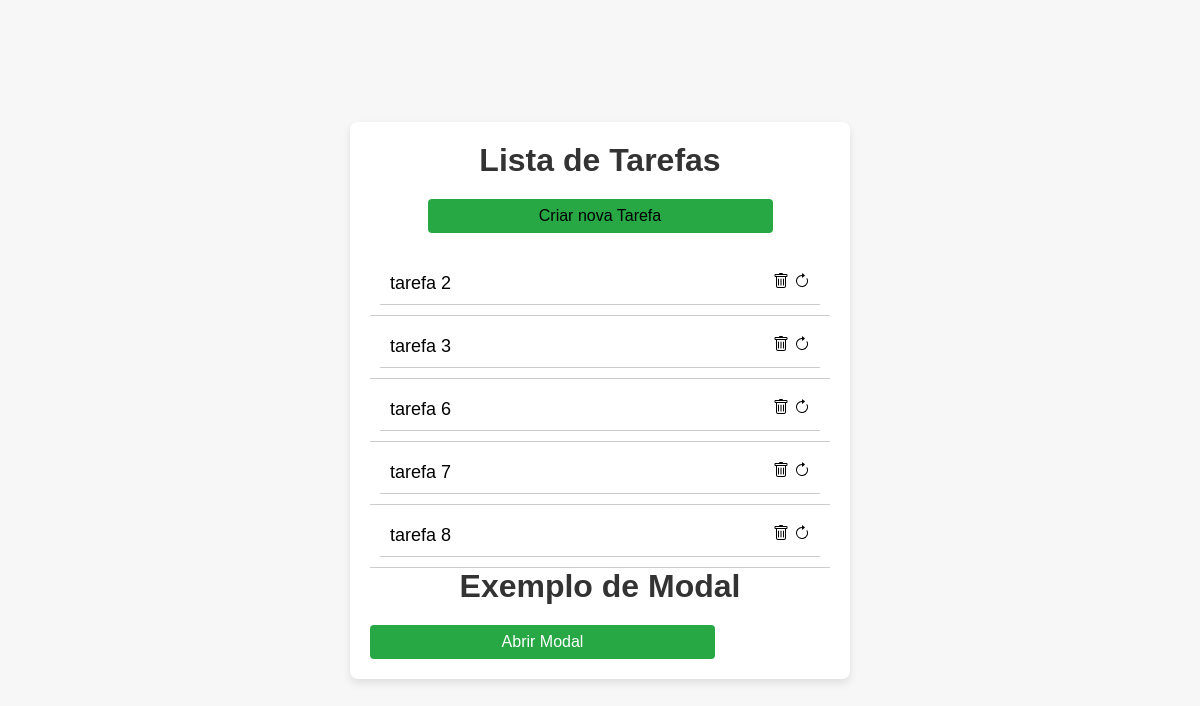
The page / on the database its author committed.
### tasks/models.py (models this page shows, shortened)
class Task(models.Model):
    title = models.CharField(max_length=200)
    completed = models.BooleanField(default=False)

### tasks/views.py (the view)
# urls.py: path('', task_list, name='task_list'),
def task_list(request):
  tasks = Task.objects.all()
  return render(request, 'tasks/task_list.html', {'tasks': tasks})

### templates/tasks/task_list.html (shortened to what this page needs)
{% load static %}
<!DOCTYPE html>
<html lang="pt-br">
  <head>
    <link rel="stylesheet" href="{% static 'css/main.css' %}" />
  </head>
  <body>
    <div class="todo-container">
      <h1>Lista de Tarefas</h1>
      <div class="input-container">
        <button id="add-task-btn" ><a href="http://localhost:8000/create"> Criar nova Tarefa</a></button>
      </div>
      <ul id="todo-list">
        {% for task in tasks %}
        <li id = "task_card" >
          {% if task.completed == True%}
          <div class="task task_completed">
            <span>{{ task.title }} </span>
            <div class="button">
              <a href="http://127.0.0.1:8000/delete/{{task.id}}">
                <svg xmlns="http://www.w3.org/2000/svg" width="16" height="16" fill="currentColor" class="bi bi-trash" viewBox="0 0 16 16">
                  <path d="M5.5 5.5A.5.5 0 0 1 6 6v6a.5.5 0 0 1-1 0V6a.5.5 0 0 1 .5-.5m2.5 0a.5.5 0 0 1 .5.5v6a.5.5 0 0 1-1 0V6a.5.5 0 0 1 .5-.5m3 .5a.5.5 0 0 0-1 0v6a.5.5 0 0 0 1 0z"/>
                  <path d="M14.5 3a1 1 0 0 1-1 1H13v9a2 2 0 0 1-2 2H5a2 2 0 0 1-2-2V4h-.5a1 1 0 0 1-1-1V2a1 1 0 0 1 1-1H6a1 1 0 0 1 1-1h2a1 1 0 0 1 1 1h3.5a1 1 0 0 1 1 1zM4.118 4 4 4.059V13a1 1 0 0 0 1 1h6a1 1 0 0 0 1-1V4.059L11.882 4zM2.5 3h11V2h-11z"/>
                </svg>
              </a>
              <a href="http://127.0.0.1:8000/update/{{task.id}}">
                <svg xmlns="http://www.w3.org/2000/svg" width="16" height="16" fill="currentColor" class="bi bi-arrow-clockwise" viewBox="0 0 16 16">
                  <path fill-rule="evenodd" d="M8 3a5 5 0 1 0 4.546 2.914.5.5 0 0 1 .908-.417A6 6 0 1 1 8 2z"/>
                  <path d="M8 4.466V.534a.25.25 0 0 1 .41-.192l2.36 1.966c.12.1.12.284 0 .384L8.41 4.658A.25.25 0 0 1 8 4.466"/>
                </svg>
              </a>
            </div>
          </div>
          {% else%}
          <div class="task">
            <span>{{ task.title }} </span>
            <div class="button">
              <a href="http://127.0.0.1:8000/delete/{{task.id}}">
              </a>
              <a href="http://127.0.0.1:8000/update/{{task.id}}">
              </a>
            </div>
          </div>
          {% endif %}
        </li>
        {% empty %}
        <li>Nenhuma Tarefa Encontrada</li>
        {% endfor %}
      </ul>
      <h1>Exemplo de Modal</h1>
      <button id="openModalBtn">Abrir Modal</button>
    </div>
  </body>
</html>

### static/css/main.css (style rules this page uses)
* { margin: 0; padding: 0; box-sizing: border-box; }
body { font-family: Arial, sans-serif; background-color: #f7f7f7; display: flex; justify-content: center; align-items: center; height: 100vh; }
.todo-container { background-color: #fff; padding: 20px; border-radius: 8px; box-shadow: 0 4px 8px rgba(0, 0, 0, 0.1); width: 500px; }
h1 { text-align: center; margin-bottom: 20px; color: #333; }
a { text-decoration: none; color: #000; }
.input-container { display: flex; justify-content: space-between; }
button { width: 75%; padding: 8px; background-color: #28a745; color: #fff; border: none; border-radius: 4px; cursor: pointer; font-size: 16px; margin: 0 auto; }
ul { list-style-type: none; margin-top: 20px; }
.task, li { display: flex; justify-content: space-between; align-items: center; padding: 10px; border-bottom: 1px solid #ccc; font-size: 18px; justify-content: space-between; width: 100%; }

### rows shown on the page
Task: title "tarefa 2"
Task: title "tarefa 3"
Task: title "tarefa 6"
Task: title "tarefa 7"
Task: title "tarefa 8"
